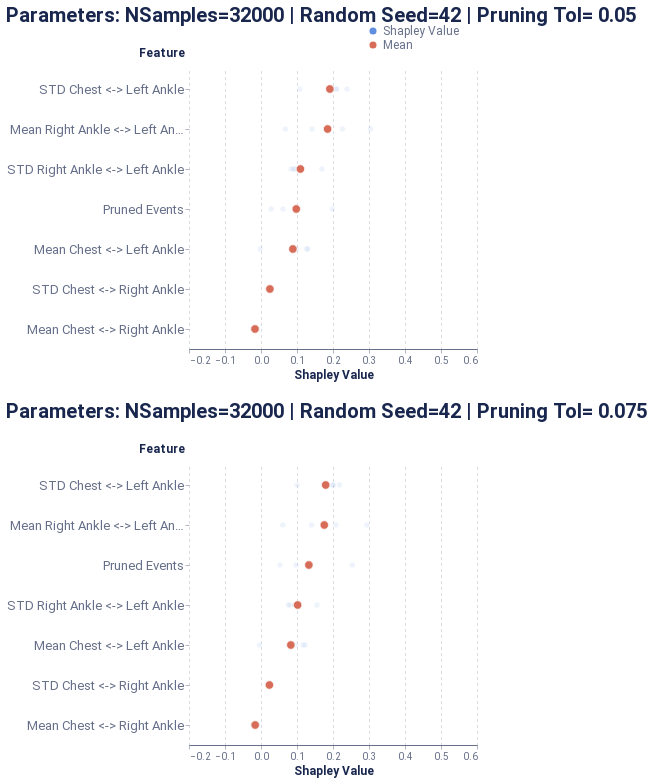

The code cell stored with this chart in its notebook:
### Markdown cell above
##### Global feature-level

### Code cell
feature_dict = {'path': 'outputs/feature_all.csv', 'rs': 42, 'nsamples': 32000, 'feature_names': model_features, 'plot_features': plot_feats, }
feat_data = feat_explain_all(f_hs, pos_dataset, feature_dict, prun_indexes, average_event, model_features, schema, sequence_id_feat, time_feat)
feat_global_plot = plot_global_feat(feat_data, **feature_dict)
feat_global_plot

### Figure 1 — Vega-Lite specification as saved in the notebook (floating-point values rounded to 4 significant figures)
{"config": {"axis": {"domain": true, "domainColor": "#666F89", "grid": false, "gridCap": "round", "gridColor": "#B3B7C4", "gridDash": [2, 4], "gridWidth": 0.5, "labelColor": "#666F89", "labelFont": "Roboto, Arial, sans-serif", "labelPadding": 2, "tickColor": "#666F89", "tickOpacity": 0.5, "tickSize": 4, "titleColor": "#19274E", "titleFont": "Roboto, Arial, sans-serif", "titleFontSize": 12}, "axisBand": {"domain": true, "labelPadding": 4, "ticks": false}, "axisY": {"domain": false, "titleAlign": "left", "titleAngle": 0, "titleX": -20, "titleY": -10}, "legend": {"labelColor": "#666F89", "labelFont": "Roboto, Arial, sans-serif", "labelFontSize": 12, "symbolSize": 40, "titleColor": "#19274E", "titleFont": "Roboto, Arial, sans-serif", "titleFontSize": 12, "titlePadding": 4}, "arc": {"stroke": "#FFFFFF", "strokeWidth": 1}, "bar": {"fill": "#2770EB", "stroke": null}, "line": {"stroke": "#2770EB", "strokeWidth": 2}, "path": {"stroke": "#2770EB", "strokeWidth": 0.5}, "point": {"fill": "#2770EB", "shape": "circle", "filled": true}, "rect": {"fill": "#2770EB"}, "rule": {"stroke": "#666F89"}, "shape": {"stroke": "#2770EB"}, "text": {"color": "#19274E", "font": "Roboto, Arial, sans-serif", "fontSize": 12}, "range": {"category": ["#2770EB", "#77B98A", "#DA5252", "#FFC400", "#A87AEA", "#00A39E", "#19274E"], "diverging": ["#006360", "#2BB3AE", "#96D9D7", "#FFFFFF", "#EDAAAA", "#DA5252", "#811D1D"], "heatmap": ["#18448F", "#1B4EA5", "#2770EB", "#4C88EE", "#82ACF3", "#A6C4F7", "#E9F1FD"], "ramp": ["#18448F", "#1B4EA5", "#2770EB", "#4C88EE", "#82ACF3", "#A6C4F7", "#E9F1FD"]}, "background": "#FFFFFF", "group": {"fill": "#FFFFFF"}, "header": {"labelColor": "#19274E", "labelFont": "Roboto, Arial, sans-serif", "labelFontSize": 12, "titleColor": "#19274E", "titleFont": "Roboto, Arial, sans-serif", "titleFontSize": 16}, "title": {"anchor": "start", "color": "#19274E", "font": "Roboto, Arial, sans-serif", "fontSize": 20, "fontWeight": "bold", "offset": 20, "subtitleColor": "#19274E", "subtitleFontSize": 16}, "view": {"continuousHeight": 300, "continuousWidth": 400, "stroke": "transparent"}}, "vconcat": [{"mark": {"type": "point", "stroke": "white", "strokeWidth": 0.6}, "encoding": {"color": {"field": "type", "legend": {"fillColor": "white", "orient": "bottom-right", "symbolSize": 50, "symbolStrokeWidth": 0, "title": null}, "scale": {"domain": ["Shapley Value", "Mean"], "range": ["#618FE0", "#d76d58"]}, "type": "nominal"}, "opacity": {"condition": {"value": 1.0, "test": "(datum.type === 'Mean')"}, "value": 0.1}, "size": {"condition": {"value": 70, "test": "(datum.type === 'Mean')"}, "value": 30}, "x": {"axis": {"grid": true, "title": "Shapley Value"}, "field": "Shapley Value", "scale": {"domain": [-0.2, 0.6]}, "type": "quantitative"}, "y": {"axis": {"labelFontSize": 13, "titleX": -51}, "field": "Feature", "sort": ["STD Chest <-> Left Ankle", "Mean Right Ankle <-> Left Ankle", "STD Right Ankle <-> Left Ankle", "Pruned Events", "Mean Chest <-> Left Ankle", "STD Chest <-> Right Ankle", "Mean Chest <-> Right Ankle"], "type": "ordinal"}}, "height": 280, "title": "Parameters: NSamples=32000 | Random Seed=42 | Pruning Tol= 0.05", "width": 288}, {"data": {"name": "data-91ff2000a029f940f268636f31121212"}, "mark": {"type": "point", "stroke": "white", "strokeWidth": 0.6}, "encoding": {"color": {"field": "type", "legend": {"fillColor": "white", "orient": "bottom-right", "symbolSize": 50, "symbolStrokeWidth": 0, "title": null}, "scale": {"domain": ["Shapley Value", "Mean"], "range": ["#618FE0", "#d76d58"]}, "type": "nominal"}, "opacity": {"condition": {"value": 1.0, "test": "(datum.type === 'Mean')"}, "value": 0.1}, "size": {"condition": {"value": 70, "test": "(datum.type === 'Mean')"}, "value": 30}, "x": {"axis": {"grid": true, "title": "Shapley Value"}, "field": "Shapley Value", "scale": {"domain": [-0.2, 0.6]}, "type": "quantitative"}, "y": {"axis": {"labelFontSize": 13, "titleX": -51}, "field": "Feature", "sort": ["STD Chest <-> Left Ankle", "Mean Right Ankle <-> Left Ankle", "Pruned Events", "STD Right Ankle <-> Left Ankle", "Mean Chest <-> Left Ankle", "STD Chest <-> Right Ankle", "Mean Chest <-> Right Ankle"], "type": "ordinal"}}, "height": 280, "title": "Parameters: NSamples=32000 | Random Seed=42 | Pruning Tol= 0.075", "width": 288}], "data": {"name": "data-5f7c3e6c565ae02cb2d22c13a46cd89f"}, "$schema": "https://vega.github.io/schema/vega-lite/v4.17.0.json", "datasets": {"data-5f7c3e6c565ae02cb2d22c13a46cd89f": [{"Shapley Value": -0.02205, "Feature": "Mean Chest <-> Right Ankle", "type": "Shapley Value"}, {"Shapley Value": 0.02451, "Feature": "STD Chest <-> Right Ankle", "type": "Shapley Value"}, {"Shapley Value": 0.1274, "Feature": "Mean Chest <-> Left Ankle", "type": "Shapley Value"}, {"Shapley Value": 0.2082, "Feature": "STD Chest <-> Left Ankle", "type": "Shapley Value"}, {"Shapley Value": 0.1419, "Feature": "Mean Right Ankle <-> Left Ankle", "type": "Shapley Value"}, {"Shapley Value": 0.169, "Feature": "STD Right Ankle <-> Left Ankle", "type": "Shapley Value"}, {"Shapley Value": 0.06124, "Feature": "Pruned Events", "type": "Shapley Value"}, {"Shapley Value": -0.01303, "Feature": "Mean Chest <-> Right Ankle", "type": "Shapley Value"}, {"Shapley Value": 0.02512, "Feature": "STD Chest <-> Right Ankle", "type": "Shapley Value"}, {"Shapley Value": 0.1293, "Feature": "Mean Chest <-> Left Ankle", "type": "Shapley Value"}, {"Shapley Value": 0.239, "Feature": "STD Chest <-> Left Ankle", "type": "Shapley Value"}, {"Shapley Value": 0.2263, "Feature": "Mean Right Ankle <-> Left Ankle", "type": "Shapley Value"}, {"Shapley Value": 0.09059, "Feature": "STD Right Ankle <-> Left Ankle", "type": "Shapley Value"}, {"Shapley Value": 0.1979, "Feature": "Pruned Events", "type": "Shapley Value"}, {"Shapley Value": -0.008976, "Feature": "Mean Chest <-> Right Ankle", "type": "Shapley Value"}, {"Shapley Value": 0.01961, "Feature": "STD Chest <-> Right Ankle", "type": "Shapley Value"}, {"Shapley Value": 0.09988, "Feature": "Mean Chest <-> Left Ankle", "type": "Shapley Value"}, {"Shapley Value": 0.2101, "Feature": "STD Chest <-> Left Ankle", "type": "Shapley Value"}, {"Shapley Value": 0.3043, "Feature": "Mean Right Ankle <-> Left Ankle", "type": "Shapley Value"}, {"Shapley Value": 0.09507, "Feature": "STD Right Ankle <-> Left Ankle", "type": "Shapley Value"}, {"Shapley Value": 0.1045, "Feature": "Pruned Events", "type": "Shapley Value"}, {"Shapley Value": -0.02264, "Feature": "Mean Chest <-> Right Ankle", "type": "Shapley Value"}, {"Shapley Value": 0.02963, "Feature": "STD Chest <-> Right Ankle", "type": "Shapley Value"}, {"Shapley Value": -0.002409, "Feature": "Mean Chest <-> Left Ankle", "type": "Shapley Value"}, {"Shapley Value": 0.1077, "Feature": "STD Chest <-> Left Ankle", "type": "Shapley Value"}, {"Shapley Value": 0.06753, "Feature": "Mean Right Ankle <-> Left Ankle", "type": "Shapley Value"}, {"Shapley Value": 0.08346, "Feature": "STD Right Ankle <-> Left Ankle", "type": "Shapley Value"}, {"Shapley Value": 0.02809, "Feature": "Pruned Events", "type": "Shapley Value"}, {"Shapley Value": 0.09794, "Feature": "Pruned Events", "type": "Mean"}, {"Shapley Value": -0.01667, "Feature": "Mean Chest <-> Right Ankle", "type": "Mean"}, {"Shapley Value": 0.08854, "Feature": "Mean Chest <-> Left Ankle", "type": "Mean"}, {"Shapley Value": 0.185, "Feature": "Mean Right Ankle <-> Left Ankle", "type": "Mean"}, {"Shapley Value": 0.02472, "Feature": "STD Chest <-> Right Ankle", "type": "Mean"}, {"Shapley Value": 0.1913, "Feature": "STD Chest <-> Left Ankle", "type": "Mean"}, {"Shapley Value": 0.1095, "Feature": "STD Right Ankle <-> Left Ankle", "type": "Mean"}], "data-91ff2000a029f940f268636f31121212": [{"Shapley Value": -0.02192, "Feature": "Mean Chest <-> Right Ankle", "type": "Shapley Value"}, {"Shapley Value": 0.02311, "Feature": "STD Chest <-> Right Ankle", "type": "Shapley Value"}, {"Shapley Value": 0.1165, "Feature": "Mean Chest <-> Left Ankle", "type": "Shapley Value"}, {"Shapley Value": 0.1996, "Feature": "STD Chest <-> Left Ankle", "type": "Shapley Value"}, {"Shapley Value": 0.1402, "Feature": "Mean Right Ankle <-> Left Ankle", "type": "Shapley Value"}, {"Shapley Value": 0.1557, "Feature": "STD Right Ankle <-> Left Ankle", "type": "Shapley Value"}, {"Shapley Value": 0.09698, "Feature": "Pruned Events", "type": "Shapley Value"}, {"Shapley Value": -0.01226, "Feature": "Mean Chest <-> Right Ankle", "type": "Shapley Value"}, {"Shapley Value": 0.02382, "Feature": "STD Chest <-> Right Ankle", "type": "Shapley Value"}, {"Shapley Value": 0.1225, "Feature": "Mean Chest <-> Left Ankle", "type": "Shapley Value"}, {"Shapley Value": 0.2181, "Feature": "STD Chest <-> Left Ankle", "type": "Shapley Value"}, {"Shapley Value": 0.2085, "Feature": "Mean Right Ankle <-> Left Ankle", "type": "Shapley Value"}, {"Shapley Value": 0.08104, "Feature": "STD Right Ankle <-> Left Ankle", "type": "Shapley Value"}, {"Shapley Value": 0.2536, "Feature": "Pruned Events", "type": "Shapley Value"}, {"Shapley Value": -0.009001, "Feature": "Mean Chest <-> Right Ankle", "type": "Shapley Value"}, {"Shapley Value": 0.01904, "Feature": "STD Chest <-> Right Ankle", "type": "Shapley Value"}, {"Shapley Value": 0.09699, "Feature": "Mean Chest <-> Left Ankle", "type": "Shapley Value"}, {"Shapley Value": 0.2009, "Feature": "STD Chest <-> Left Ankle", "type": "Shapley Value"}, {"Shapley Value": 0.2939, "Feature": "Mean Right Ankle <-> Left Ankle", "type": "Shapley Value"}, {"Shapley Value": 0.09407, "Feature": "STD Right Ankle <-> Left Ankle", "type": "Shapley Value"}, {"Shapley Value": 0.1287, "Feature": "Pruned Events", "type": "Shapley Value"}, {"Shapley Value": -0.02152, "Feature": "Mean Chest <-> Right Ankle", "type": "Shapley Value"}, {"Shapley Value": 0.02767, "Feature": "STD Chest <-> Right Ankle", "type": "Shapley Value"}, {"Shapley Value": -0.004507, "Feature": "Mean Chest <-> Left Ankle", "type": "Shapley Value"}, {"Shapley Value": 0.1002, "Feature": "STD Chest <-> Left Ankle", "type": "Shapley Value"}, {"Shapley Value": 0.06065, "Feature": "Mean Right Ankle <-> Left Ankle", "type": "Shapley Value"}, {"Shapley Value": 0.0763, "Feature": "STD Right Ankle <-> Left Ankle", "type": "Shapley Value"}, {"Shapley Value": 0.05256, "Feature": "Pruned Events", "type": "Shapley Value"}, {"Shapley Value": 0.133, "Feature": "Pruned Events", "type": "Mean"}, {"Shapley Value": -0.01618, "Feature": "Mean Chest <-> Right Ankle", "type": "Mean"}, {"Shapley Value": 0.08287, "Feature": "Mean Chest <-> Left Ankle", "type": "Mean"}, {"Shapley Value": 0.1758, "Feature": "Mean Right Ankle <-> Left Ankle", "type": "Mean"}, {"Shapley Value": 0.02341, "Feature": "STD Chest <-> Right Ankle", "type": "Mean"}, {"Shapley Value": 0.1797, "Feature": "STD Chest <-> Left Ankle", "type": "Mean"}, {"Shapley Value": 0.1018, "Feature": "STD Right Ankle <-> Left Ankle", "type": "Mean"}]}}
